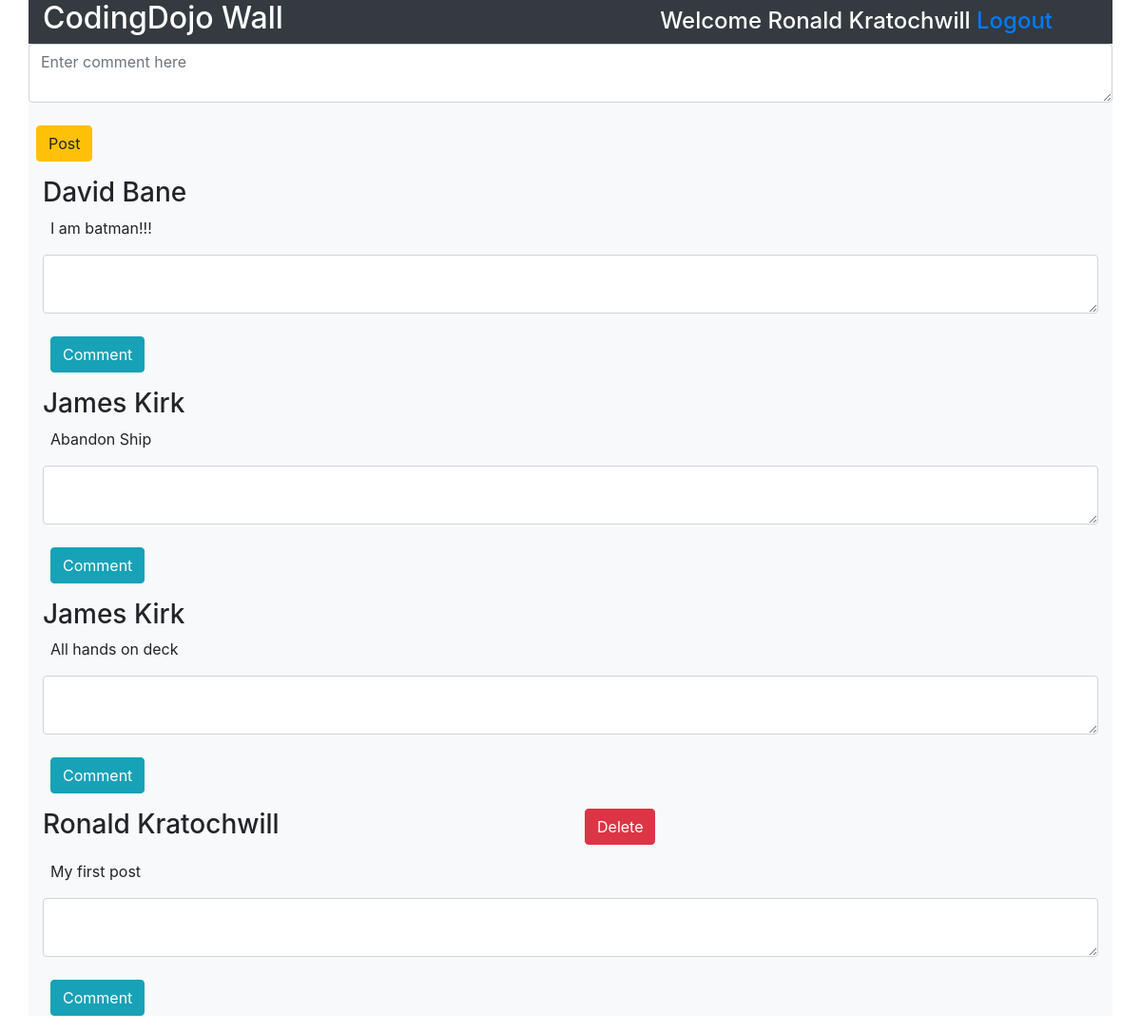
The app's page /wall/ (signed in), older data.
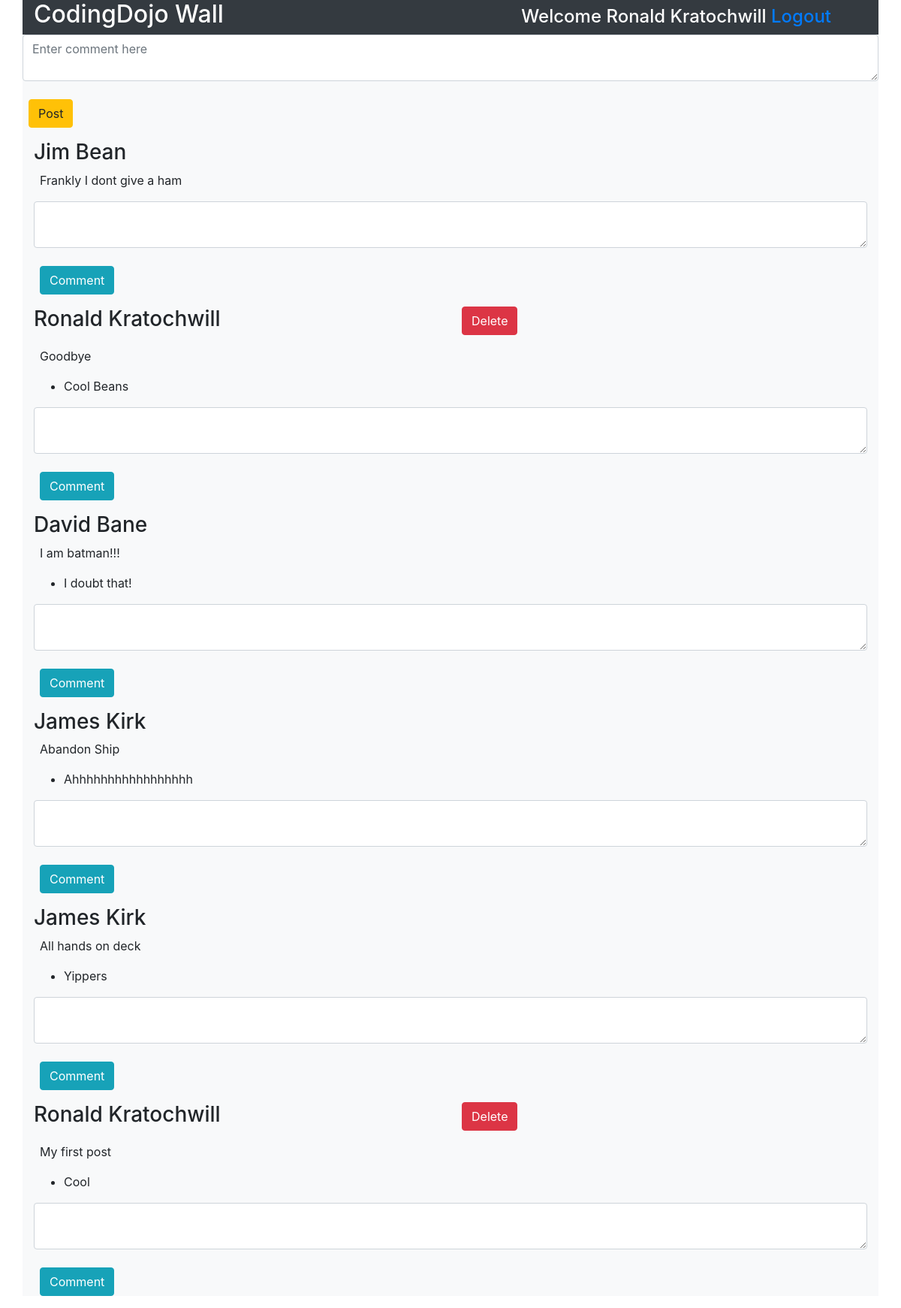
The same page, newer data.
### login_reg_app/models.py (models this page shows, shortened)
class User(models.Model):
    first_name = models.CharField(max_length=255)
    last_name = models.CharField(max_length=255)
    email = models.CharField(max_length=255)
    password = models.CharField(max_length=255)
    created_at = models.DateTimeField(auto_now_add=True)
    updated_at = models.DateTimeField(auto_now=True)
    objects = UserManager()

### wall_app/models.py (models this page shows, shortened)
class Message(models.Model):
    message = models.TextField()
    user = models.ForeignKey(User, related_name='user_messages', on_delete = models.CASCADE)
    created_at = models.DateTimeField(auto_now_add=True)
    updated_at = models.DateTimeField(auto_now=True)

class Comment(models.Model):
    comment = models.TextField()
    user = models.ForeignKey(User, related_name='user_comments', on_delete = models.CASCADE)
    message = models.ForeignKey(Message, related_name='message_comments', on_delete = models.CASCADE)
    created_at = models.DateTimeField(auto_now_add=True)
    updated_at = models.DateTimeField(auto_now=True)

### wall_app/views.py (the view)
# urls.py: path('wall/', views.wall),
def wall(request):
    context = {
        'user': User.objects.get(id=request.session['user_id']),
        'all_messages': Message.objects.all().order_by('-created_at'), # the minus in order_by sorts desending order
        'all_comments': Comment.objects.all().order_by('-created_at'),
    }
    return render(request, 'wall.html', context)

### wall_app/templates/wall.html (shortened to what this page needs)
<!DOCTYPE html>
<html lang="en">
<head>
    <link rel="stylesheet" href="https://maxcdn.bootstrapcdn.com/bootstrap/4.0.0/css/bootstrap.min.css">
</head>
<body>
    <div class='container bg-light'>
        <div class='row bg-dark text-white'>
            <h2 class='col'>CodingDojo Wall</h2>
            <h4 class='col text-right mr-5 mt-2'>Welcome {{ user.first_name }} {{ user.last_name }} <a href='/logout'>Logout</a></h4>
        </div>
        <form class='form-group row' action='/process_post' method='POST'>
            <textarea class='form-control' name='my_post' placeholder='Enter comment here'></textarea>
            <button class='btn btn-warning mt-4 ml-2' type='submit'>Post</button>
        </form>
        {% for post in all_messages %}
        <div>
            <div class='row'>
                <h3 class='col'>{{ post.user.first_name}} {{ post.user.last_name }}</h3>
                {% if user == post.user %}
                <form class='form-group col' action='/delete_message' method="POST">
                    <button class='btn btn-danger' type='submit'>Delete</button>
                </form>
                {% endif %}
            </div>
            <p class='row ml-2'>{{ post.message }}</p>
                <ul>
                    {% for comment in all_comments %}
                        {% if comment.message == post %}
                        <li ml-4>{{ comment.comment }}</li>
                        {% endif %}
                    {% endfor %}
                </ul>
            <form class='form-group' action='/process_comment' method="POST">
                <textarea class='form-control' name='my_comment'></textarea>
                <button class='btn btn-info mt-4 ml-2' type='submit'>Comment</button>
            </form>
        </div>
        {% endfor %}
    </div>
</body>
</html>

Row changes from the older to the newer data that the page shows:
added Message: user.first_name "Jim", user.last_name "Bean", message "Frankly I dont give a ham"
added Message: user.first_name "Ronald", user.last_name "Kratochwill", message "Goodbye"
added Comment: comment "Cool Beans", shown under "Ronald"
added Comment: comment "I doubt that!", shown under Message "I am batman!!!"
added Comment: comment "Ahhhhhhhhhhhhhhhhh", shown under Message "Abandon Ship"
added Comment: comment "Yippers", shown under Message "All hands on deck"
added Comment: comment "Cool", shown under Message "My first post"
